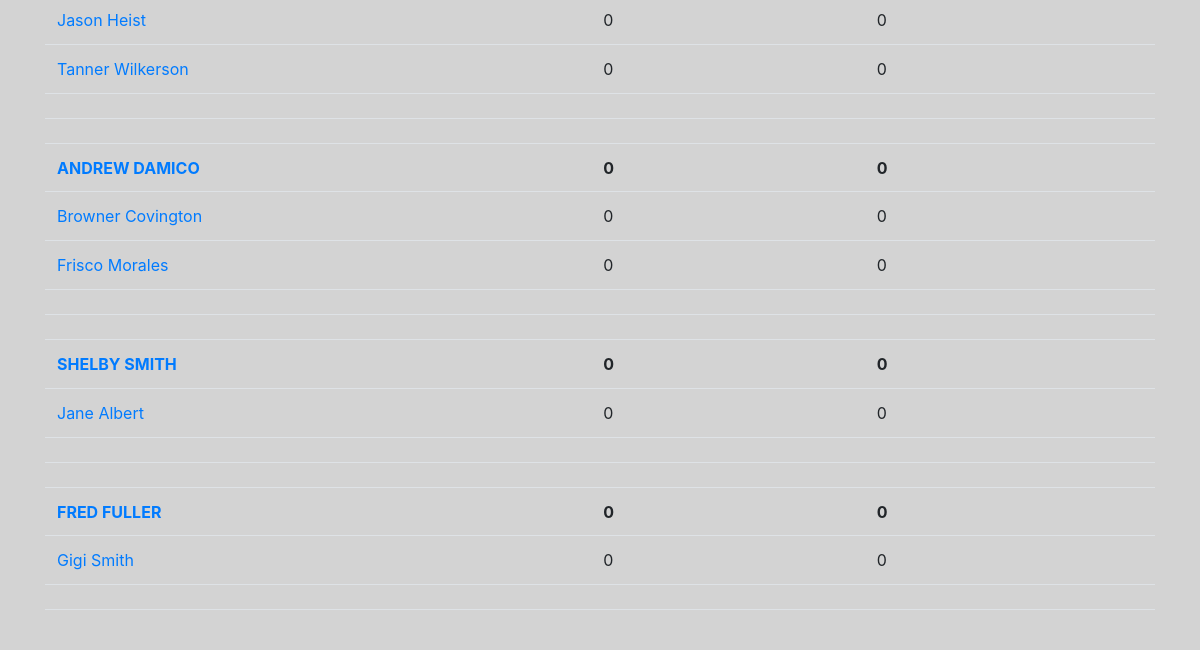
The app's page /trainers (lower part), older data.
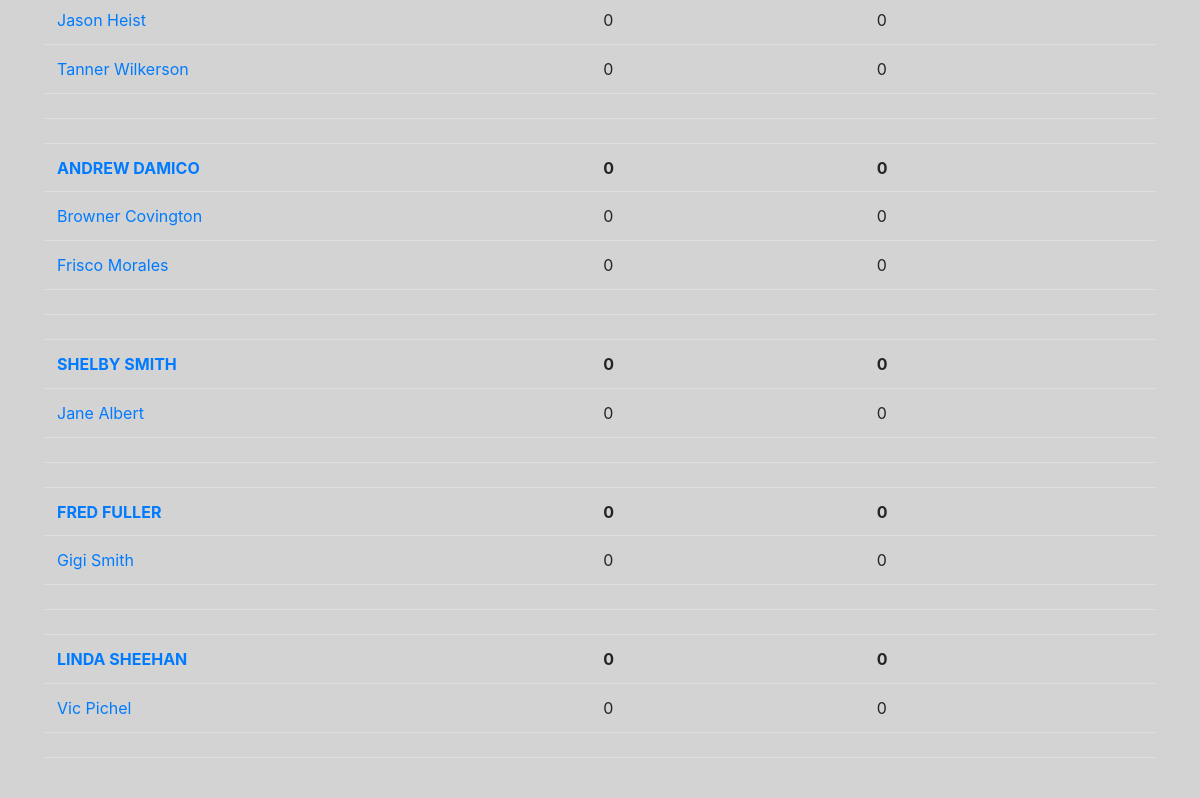
The same page, newer data.
### accounts/models.py (models this page shows, shortened)
class Client(models.Model):
    trainer = models.ForeignKey(Trainer, on_delete=models.CASCADE)
    first_name = models.CharField(max_length=70)
    last_name = models.CharField(max_length=70)
    pin = models.CharField(max_length=4, default='None', blank=True, null=True)
    def get_full_name(self):
        return self.first_name + ' ' + self.last_name
    def month_count(self, month_num=datetime.today().month, year_num=datetime.today().year):
        client_month_sessions = self.session_set.filter(date_time__month=month_num,
                                                            date_time__year=year_num,)
        month_count = client_month_sessions.count()
        return month_count
    def week_count(self, week=get_present_week()):
        first_day = week[0]
        last_day = week[6] + timedelta(days=1)
        session_count = self.session_set.filter(date_time__gte=first_day).filter(date_time__lt=last_day).count()
        return session_count

class Trainer(models.Model):
    user = models.OneToOneField(User, on_delete=models.CASCADE)
    pin = models.CharField(max_length=4, default='None', blank=True, null=True)
    def get_all_clients(self):
        all_clients = Client.objects.filter(trainer=self)
        return all_clients
    def month_count(self, month_num=datetime.today().month, year_num=datetime.today().year):
        trainer_month_sessions = self.session_set.filter(date_time__month=month_num,
                                                            date_time__year=year_num,)
        month_count = trainer_month_sessions.count()
        return month_count
    def week_count(self, week=get_present_week()):
        first_day = week[0]
        last_day = week[6] + timedelta(days=1)
        session_count = self.session_set.filter(date_time__gte=first_day).filter(date_time__lt=last_day).count()
        return session_count

class User(AbstractBaseUser):
    email = models.EmailField(max_length=255, unique=True)
    first_name = models.CharField(max_length=30)
    last_name = models.CharField(max_length=40)
    time_stamp = models.DateTimeField(auto_now_add=True)
    is_active = models.BooleanField(default=True)
    is_staff = models.BooleanField(default=False)
    is_admin = models.BooleanField(default=False)
    USERNAME_FIELD = 'email'
    REQUIRED_FIELDS = []  # email and password are included by default
    objects = UserManager()
    def get_full_name(self):
        return self.first_name + ' ' + self.last_name

### accounts/views.py (the view)
# urls.py: path('trainers', TrainerView.as_view(), name='trainers'),
class TrainerView(View):
    def get(self, request):
        trainers = Trainer.objects.filter(user__is_staff=False)
        trainers = sorted(trainers, key=lambda x: (x.month_count(), x.week_count()), reverse=True)
        trainer_client_schemes = []
        context = {
            'trainers': trainers,
        }
        return render(request, 'trainers.html', context)

### accounts/templates/trainers.html (shortened to what this page needs)
{% extends 'base.html' %}
{% block content %}
<br>
    <table class="table" style="width:100%">
        {% for trainer in trainers %}
            <tr>
                <th><a href="{% url 'single_trainer' trainer_id=trainer.id %}">{{ trainer.user.get_full_name|upper }}</a</th>
                <th>{{ trainer.week_count }}</th>
                <th>{{ trainer.month_count }}</th>
            <tr>
            {% for client in trainer.get_all_clients %}
            <tr>
                    <td><a href="{% url 'single_client' client_id=client.id %}">{{ client.get_full_name }}</a></td>
                    <td>{{ client.week_count }}</td>
                    <td>{{ client.month_count }}</td>
            </tr>
            {% endfor %}
    <tr>
        <td></td>
        <td></td>
        <td></td>
    </tr>
    <tr>
        <td></td>
        <td></td>
        <td></td>
    </tr>
    {% endfor %}
</table>
{% endblock content %}

Row changes from the older to the newer data that the page shows:
added Trainer: user.get_full_name "LINDA SHEEHAN", week_count "0", month_count "0"
added Client: get_full_name "Vic Pichel", week_count "0", month_count "0", shown under "LINDA SHEEHAN"
